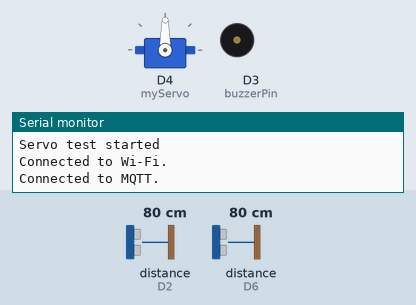
The sketch below on a simulated ESP8266 (NodeMCU). Parts: servo, buzzer (waves = sounding, pin HIGH), the last lines printed to the serial monitor. The test bench sets the inputs (shaded band); at power-on: distance to the obstacle (sensors on D2, D6) 80 cm. The echo pulse lasts 58.3 µs per cm; WiFi joins after 1.5 s; servers stay silent unless stated; no MQTT or app messages arrive unless stated; pins used as bus, display or sensor lines are not drawn.

Above: at 10.8 s.
10.9 s: distance to the obstacle (sensor on D2) set to 12 cm
18.4 s: distance to the obstacle (sensor on D2) set to 9 cm
At 20.7 s:
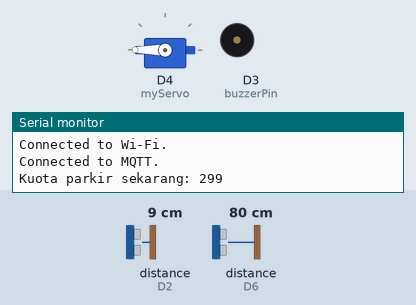
31.4 s: distance to the obstacle (sensor on D6) set to 12 cm
39.2 s: distance to the obstacle (sensor on D6) set to 9 cm
At 43.8 s:
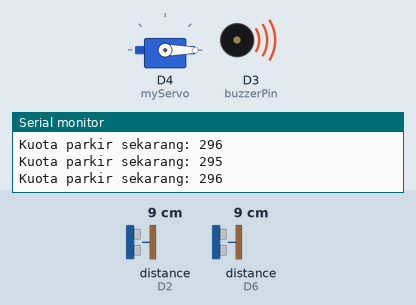
50.5 s: distance to the obstacle (sensor on D6) set to 18 cm
58.0 s: distance to the obstacle (sensor on D6) set to 2 cm
At 64.8 s:
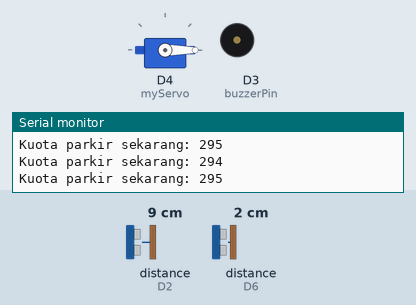
Timing chart, 0 to 71.5 s (numbered marks = the images above; inputs shaded):
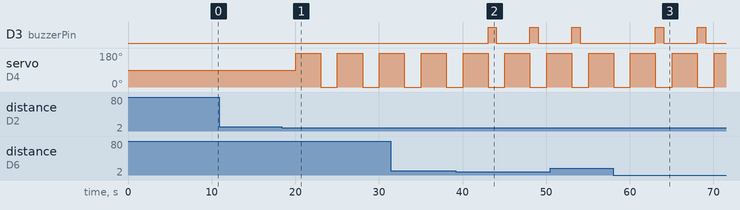

Measured:
- the behaviour switches between 11 and 10 cm on distance to the obstacle (sensor on D2) (found by bisection; images 0 and 1)
- the behaviour switches between 11 and 10 cm on distance to the obstacle (sensor on D6) (found by bisection; images 1 and 2)
- after the input at 10.9 s, every drawn part: stays the same
- after the input at 18.4 s, servo on D4 (myServo): alternates 180° for 3.0 s and 0° for 2.0 s, starting after 1.6 s
- after the input at 39.2 s, D3 (buzzerPin): alternates HIGH for 1.0 s and LOW for 4.0 s, starting after 3.9 s
- after the input at 58.0 s, D3 (buzzerPin): alternates HIGH for 1.0 s and LOW for 4.0 s, starting after 5.1 s

The sketch:

Parkir_MQTT.ino
```cpp
#include <ESP8266WiFi.h>
#include <Ticker.h>
#include <AsyncMqttClient.h>
#include <Servo.h>

#define WIFI_SSID "" // Your WiFi SSID
#define WIFI_PASSWORD "" // Your WiFi password

// MQTT Broker details
#define MQTT_HOST "broker.mqtt-dashboard.com" // MQTT broker URL
#define MQTT_PORT 1883 // MQTT broker port
#define MQTT_PUB_TOPIC "parkir/kuota" // MQTT topic to publish parking quota

// Ultrasonic & sensor pins
const int trigPinA = D1;
const int echoPinA = D2;
const int trigPinB = D5;
const int echoPinB = D6;
const int buzzerPin = D3;

int parkirKuota = 300; // Initial parking quota

AsyncMqttClient mqttClient;
Ticker mqttReconnectTimer;
Ticker wifiReconnectTimer;

WiFiEventHandler wifiConnectHandler;
WiFiEventHandler wifiDisconnectHandler;
Servo myServo;

const long interval = 5000; // Interval to read ultrasonic sensor (can be adjusted)
unsigned long previousMillis = 0; // Variable to store last time sensor was read

void connectToWifi() {
  Serial.println("Connecting to Wi-Fi...");
  WiFi.begin(WIFI_SSID, WIFI_PASSWORD);
}

void onWifiConnect(const WiFiEventStationModeGotIP& event) {
  Serial.println("Connected to Wi-Fi.");
  mqttClient.connect();
}

void onWifiDisconnect(const WiFiEventStationModeDisconnected& event) {
  Serial.println("Disconnected from Wi-Fi. Reconnecting...");
  mqttReconnectTimer.detach();
  wifiReconnectTimer.once(2, connectToWifi);
}

void onMqttConnect(bool sessionPresent) {
  Serial.println("Connected to MQTT.");
}

void onMqttDisconnect(AsyncMqttClientDisconnectReason reason) {
  Serial.println("Disconnected from MQTT. Reconnecting...");
  if (WiFi.isConnected()) {
    mqttReconnectTimer.once(2, [](){ mqttClient.connect(); });
  }
}

long readUltrasonicDistance(int trigPin, int echoPin) {
  digitalWrite(trigPin, LOW);
  delayMicroseconds(2);
  digitalWrite(trigPin, HIGH);
  delayMicroseconds(10);
  digitalWrite(trigPin, LOW);

  long duration = pulseIn(echoPin, HIGH);
  long distance = duration * 0.034 / 2;
  return distance;
}

void updateKuota(int perubahan) {
  if (parkirKuota + perubahan >= 0) {
    parkirKuota += perubahan;
    Serial.printf("Kuota parkir sekarang: %i\n", parkirKuota);

    // Publish parking quota to MQTT
    mqttClient.publish(MQTT_PUB_TOPIC, 0, true, String(parkirKuota).c_str());
  } else {
    Serial.println("Kuota sudah 0, tidak dapat mengurangi lebih lanjut.");
  }
}

void setup() {
  Serial.begin(9600);

  pinMode(trigPinA, OUTPUT);
  pinMode(echoPinA, INPUT);
  pinMode(trigPinB, OUTPUT);
  pinMode(echoPinB, INPUT);
  pinMode(buzzerPin, OUTPUT);

  wifiConnectHandler = WiFi.onStationModeGotIP(onWifiConnect);
  wifiDisconnectHandler = WiFi.onStationModeDisconnected(onWifiDisconnect);

  mqttClient.onConnect(onMqttConnect);
  mqttClient.onDisconnect(onMqttDisconnect);
  mqttClient.setServer(MQTT_HOST, MQTT_PORT);

  connectToWifi();

  myServo.attach(D4);
  Serial.println("Servo test started");
}

void loop() {
  unsigned long currentMillis = millis();
  if (currentMillis - previousMillis >= interval) {
    previousMillis = currentMillis;

    long distanceA = readUltrasonicDistance(trigPinA, echoPinA);
    long distanceB = readUltrasonicDistance(trigPinB, echoPinB);

    // Gerbang A logic
    if (distanceA < 10 && parkirKuota > 0) {
      updateKuota(-1);
      myServo.write(180);   // Open gate A
      delay(3000);          // Keep gate open for 3 seconds
      myServo.write(0);     // Close gate A
    }

    // Gerbang B logic
    if (distanceB < 10) {
      updateKuota(1);
      digitalWrite(buzzerPin, HIGH);  // Activate buzzer
      delay(1000);                    // Buzz briefly
      digitalWrite(buzzerPin, LOW);   // Deactivate buzzer
    }
  }

  delay(500);  // Stabilization delay
}
```
